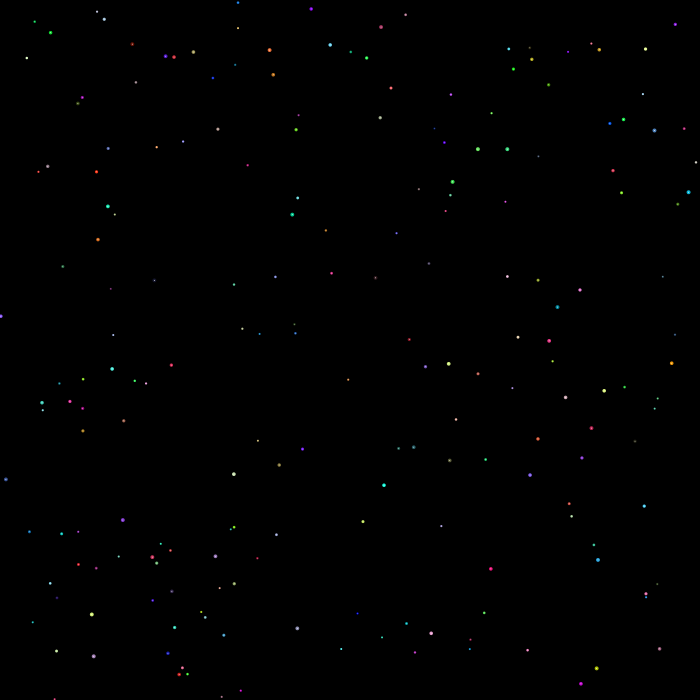
Frame 1 (no input)
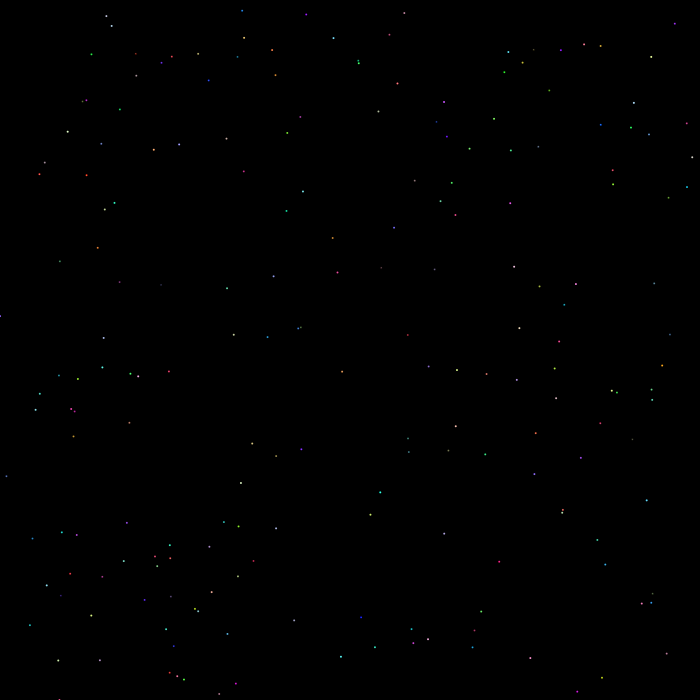
Frame 60 (the mouse pressed at the canvas centre just before this capture)
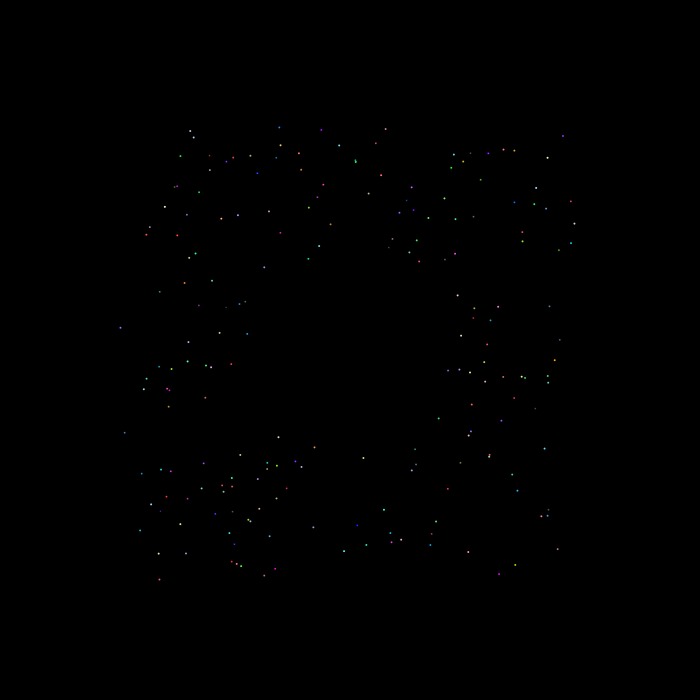
Frame 120 (the mouse held since frame 60 and released just before this capture)

The Processing sketch that drew these frames (run headless with seeded random() and noise(); from frame 60 on, the mouse is pressed at the canvas centre):

// Processing sketch: Particles
// ── Particles.pde
Node[] l;
int n;
boolean locked = false;
float t = 1;

void setup(){
  size(700, 700);
  frameRate(100);
  n = 200;
  l = new Node[n];

  for (int i = 0; i < n; i++){
  	l[i] = new Node();
  }

}

void draw(){
	background(0);
	for (int i = 0; i < n; i++){
		l[i].draw();
	}

  if (locked){
    t += 0.01;
    for (int i = 0; i < n; i++){
      float len = dist(l[i].x, l[i].y, mouseX, mouseY)/100;
      if ((mouseX-l[i].x)*(l[i].vx)<=0){
        l[i].vx += (mouseX-l[i].x)/10;
      }
      if ((mouseY-l[i].y)*(l[i].vy)<=0){
        l[i].vy += (mouseY-l[i].y)/10;
      }
    }
    System.out.println(exp(-t));
  }else{
    for (int i = 0; i < n; i++){
      l[i].update();
    }
  }

}

void mousePressed(){
  locked = true;  
}

void mouseReleased(){
  locked = false;
  t = 1;
}

// ── Node.pde
class Node{
	float x, y;
	float r;
	color c;
	float vx, vy;

	Node(){
		x = random(0, width);
		y = random(0, height);
		r = random(1, 2);
		c = color(random(255), random(255), random(255));
		vx = random(-10, 10);
		vy = random(-10, 10);
	}

	void draw(){
		fill(c);
		noStroke();
		circle(this.x, this.y, 2*this.r);
    fill(255);
    noStroke();
    circle(this.x, this.y, this.r/2);
		this.update();
	}

	void update(){
    float sp = dist(0, 0, this.vx, this.vy);
    this.r = map(sp, 0, 10, 1, 3);
		this.x += vx;
		this.y += vy;
		if (this.x<0 || this.x > width){
			vx = -vx/2;
			vy = vy/2;
			if (this.x < 0){
				this.x = 0;
			}else{
				this.x = width;
			}
		}
		if (this.y < 0 || this.y > height){
			vy = -vy/2;
			vx = vx/2;
			if (this.y < 0){
				this.y = 0;
			}else{
				this.y = height;
			}
		}
    float len = dist(this.x, this.y, mouseX, mouseY);
    if (len < 100){
      vx = (this.x-mouseX);
      vy = (this.y-mouseY);
    }else{
      vx /= 1000;
      vy /= 1000;
    }
	}

}
